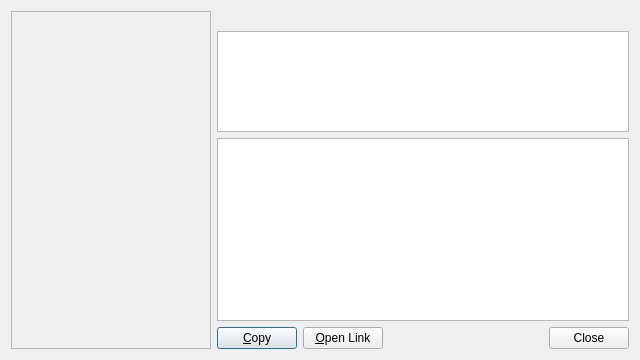
<?xml version="1.0" encoding="UTF-8"?>
<ui version="4.0">
 <class>QrResultDialog</class>
 <widget class="QDialog" name="QrResultDialog">
  <property name="geometry">
   <rect>
    <x>0</x>
    <y>0</y>
    <width>640</width>
    <height>360</height>
   </rect>
  </property>
  <property name="windowTitle">
   <string>Scan QR Code</string>
  </property>
  <layout class="QHBoxLayout" name="mainLayout">
   <item>
    <widget class="QLabel" name="preview">
     <property name="minimumSize">
      <size>
       <width>200</width>
       <height>200</height>
      </size>
     </property>
     <property name="alignment">
      <set>Qt::AlignCenter</set>
     </property>
     <property name="frameShape">
      <enum>QFrame::StyledPanel</enum>
     </property>
    </widget>
   </item>
   <item>
    <layout class="QVBoxLayout" name="resultLayout">
     <item>
      <widget class="QLabel" name="summaryLabel">
       <property name="wordWrap">
        <bool>true</bool>
       </property>
      </widget>
     </item>
     <item>
      <widget class="QListWidget" name="resultList">
       <property name="maximumSize">
        <size>
         <width>16777215</width>
         <height>110</height>
        </size>
       </property>
      </widget>
     </item>
     <item>
      <widget class="QPlainTextEdit" name="textView">
       <property name="readOnly">
        <bool>true</bool>
       </property>
      </widget>
     </item>
     <item>
      <layout class="QHBoxLayout" name="buttonLayout">
       <item>
        <widget class="QPushButton" name="copyButton">
         <property name="text">
          <string>&amp;Copy</string>
         </property>
        </widget>
       </item>
       <item>
        <widget class="QPushButton" name="openButton">
         <property name="text">
          <string>&amp;Open Link</string>
         </property>
        </widget>
       </item>
       <item>
        <spacer name="buttonSpacer">
         <property name="orientation">
          <enum>Qt::Horizontal</enum>
         </property>
        </spacer>
       </item>
       <item>
        <widget class="QDialogButtonBox" name="buttonBox">
         <property name="standardButtons">
          <set>QDialogButtonBox::Close</set>
         </property>
        </widget>
       </item>
      </layout>
     </item>
    </layout>
   </item>
  </layout>
 </widget>
 <resources/>
 <connections>
  <connection>
   <sender>buttonBox</sender>
   <signal>rejected()</signal>
   <receiver>QrResultDialog</receiver>
   <slot>reject()</slot>
  </connection>
 </connections>
</ui>
